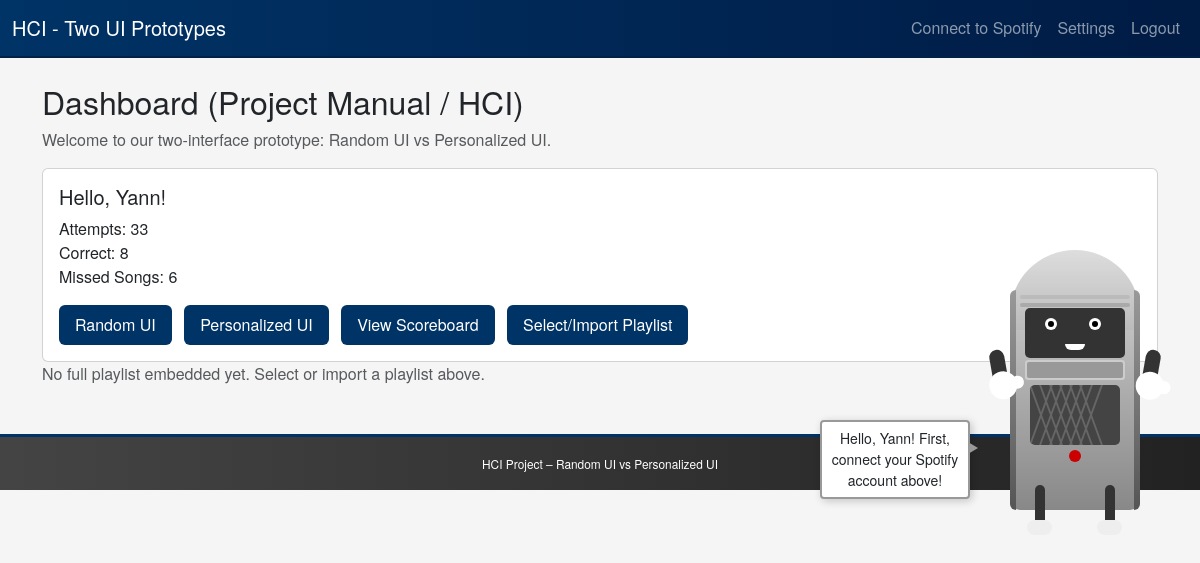
Page /dashboard (signed in) on the earlier database version.
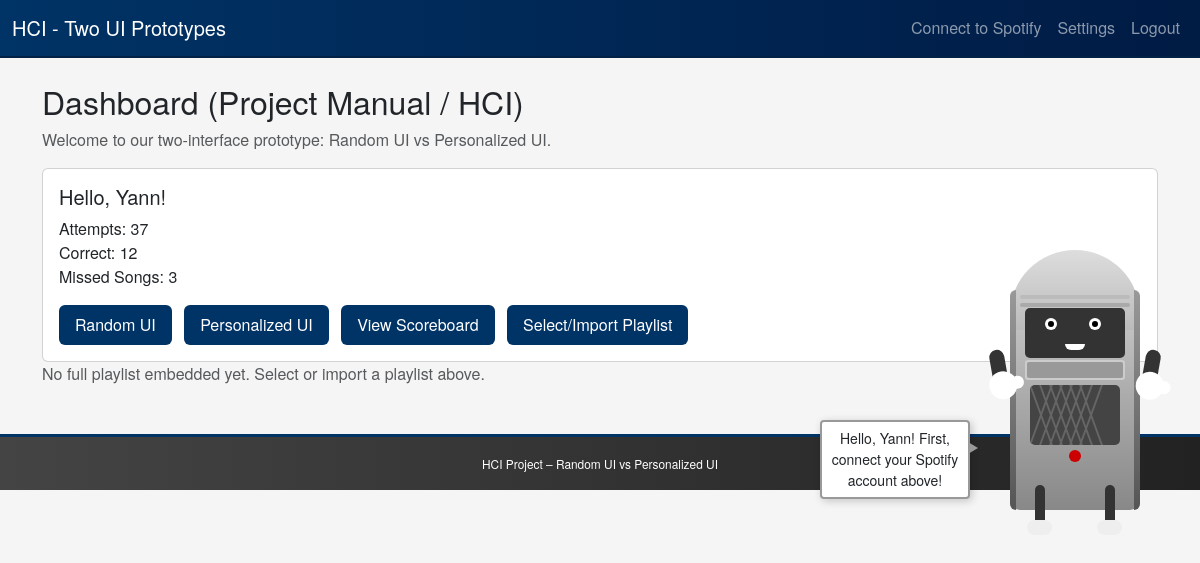
Same page on the later database version.
### models.py (models this page shows, shortened)
class User(db.Model):
    id = db.Column(db.Integer, primary_key=True)
    username = db.Column(db.String(80), unique=True, nullable=False)
    password = db.Column(db.String(80), nullable=False)
    total_correct = db.Column(db.Integer, default=0)
    total_attempts = db.Column(db.Integer, default=0)
    missed_songs = db.Column(db.String(1000), default="[]")
    def get_missed_songs(self):
        try:
            return json.loads(self.missed_songs)
        except:
            return []

### routes/quiz.py (the view, shortened to what this page needs)
@quiz_bp.route('/dashboard')
@require_login
def dashboard():
    user = current_user()
    missed_count = 0
    if user:
        missed_count = len(user.get_missed_songs())
    if not session.get("spotify_token"):
        session["buddy_message"] = f"Hello, {user.username if user else 'Friend'}! First, connect your Spotify account above!"
    else:
        session["buddy_message"] = ""
    return render_template(
        'dashboard.html',
        user=user,
        missed_count=missed_count,
        all_songs=ALL_TRACKS
    )

### app.py (called while the page is built)
def create_app():
    load_dotenv()
    app = Flask(__name__)
    app.secret_key = "ANY_RANDOM_SECRET_FOR_DEVELOPMENT"  # For dev only
    app.config["SQLALCHEMY_DATABASE_URI"] = "sqlite:///guessing_game.db"
    app.config["SQLALCHEMY_TRACK_MODIFICATIONS"] = False
    db.init_app(app)
    @app.context_processor
    def inject_now():
        return {"now": datetime.datetime.now}
    @app.context_processor
    def inject_buddy_message():
        return {"buddy_message": session.get("buddy_message", "")}
    from routes.auth import auth_bp
    from routes.quiz import quiz_bp
    app.register_blueprint(auth_bp)
    app.register_blueprint(quiz_bp)
    with app.app_context():
        db.create_all()
    return app

### routes/quiz.py (called while the page is built)
def current_user():
    uid = session.get("user_id")
    if not uid:
        return None
    return User.query.get(uid)

def require_login(f):
    from functools import wraps
    @wraps(f)
    def wrapper(*args, **kwargs):
        if not current_user():
            flash("Please log in first!", "warning")
            return redirect(url_for('auth_bp.login'))
        return f(*args, **kwargs)
    return wrapper

### templates/dashboard.html
{% extends "layout.html" %}
{% block content %}
<h2>Dashboard (Project Manual / HCI)</h2>
<p class="text-muted">Welcome to our two-interface prototype: Random UI vs Personalized UI.</p>
<div class="card mt-3">
  <div class="card-body">
    <h5 class="card-title">Hello, {{ user.username }}!</h5>
    <p class="card-text">
      Attempts: {{ user.total_attempts }}<br/>
      Correct: {{ user.total_correct }}<br/>
      Missed Songs: {{ missed_count }}
    </p>
    <button
      class="btn quiz-btn me-2"
      onclick="window.location='{{ url_for('quiz_bp.random_version') }}'">
      Random UI
    </button>
    <button
      class="btn quiz-btn me-2"
      onclick="window.location='{{ url_for('quiz_bp.personalized_version') }}'">
      Personalized UI
    </button>
    <button
      class="btn quiz-btn me-2"
      onclick="window.location='{{ url_for('quiz_bp.scoreboard') }}'">
      View Scoreboard
    </button>
    <button
      class="btn quiz-btn"
      onclick="window.location='{{ url_for('quiz_bp.select_playlist') }}'">
      Select/Import Playlist
    </button>
  </div>
</div>
{% if session.playlist_id %}
<hr/>
<h4>Listen to the Full Playlist</h4>
<iframe
  style="border-radius:12px"
  src="https://open.spotify.com/embed/playlist/{{ session.playlist_id }}"
  width="100%"
  height="380"
  frameborder="0"
  allow="autoplay; clipboard-write; encrypted-media; fullscreen; picture-in-picture"
  loading="lazy">
</iframe>
{% else %}
<p class="text-muted">
  No full playlist embedded yet. Select or import a playlist above.
</p>
{% endif %}
{% endblock %}

Differences in the rows shown:
changed User "Yann": total_attempts "33" → "37"; total_correct "8" → "12"
Other differences:
{{ missed_count }}: "6" → "3"
